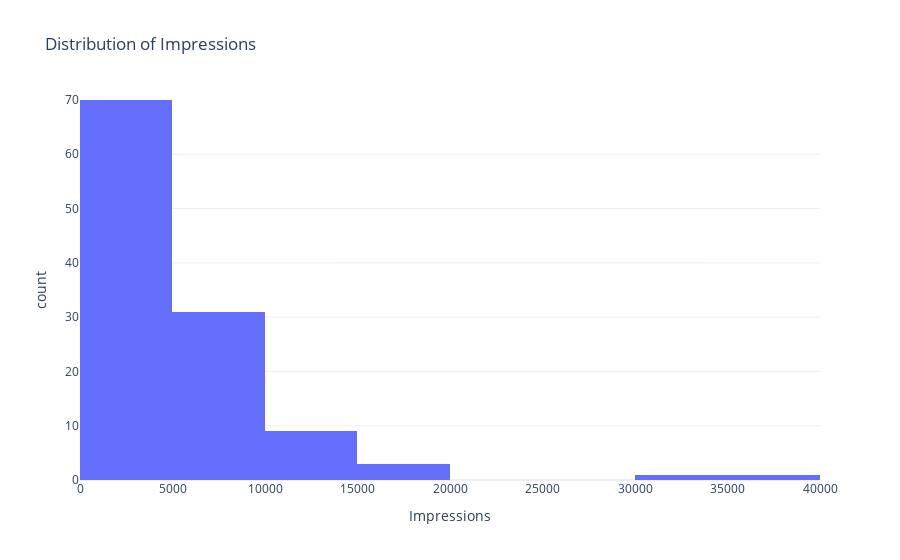

Notebook code for this chart:
### Code cell
import pandas as pd
import plotly.express as px
import plotly.graph_objects as go
import plotly.io as pio
from wordcloud import WordCloud

# Setting the default template for Plotly
pio.templates.default = "plotly_white"

# File path
file_path = r"C:\Users\Arsal Naveed\Desktop\AICP Internship\week_05\Instagram data.csv"

# Loading the dataset 
df = pd.read_csv(file_path, encoding='latin1')

# Q.1: Show column names and have a look at their info.
print("Column Names:")
print(df.columns)
print("\nInfo:")
print(df.info())

# Q.2: Show the descriptive statistics of the data.
print("\nDescriptive Statistics:")
print(df.describe())

# Q.3: Check if your data contains any missing values
missing_values = df.isnull().sum()
print("\nMissing Values:")
print(missing_values)

# Q.4: Explore the distribution of the Impressions
# Defining the bin edges
bin_edges = list(range(0, 40001, 5000))

# Creating the histogram
fig = px.histogram(df, x='Impressions', title='Distribution of Impressions', nbins=len(bin_edges), range_x=[0, 40000])

# Updating the x-axis ticks and labels
fig.update_xaxes(tickvals=bin_edges, ticktext=[str(i) for i in bin_edges])

# Updating the y-axis range
fig.update_yaxes(range=[0, 70])

# Showing the plot
fig.show()

### Figure 1 — Plotly figure (JSON) as saved in the notebook; plotly's stock layout.template omitted (floating-point values rounded to 4 significant figures)
{"data": [{"alignmentgroup": "True", "bingroup": "x", "hovertemplate": "Impressions=%{x}<br>count=%{y}<extra></extra>", "legendgroup": "", "marker": {"color": "#636efa", "pattern": {"shape": ""}}, "name": "", "nbinsx": 9, "offsetgroup": "", "orientation": "v", "showlegend": false, "type": "histogram", "x": [3920, 5394, 4021, 4528, 2518, 3884, 2621, 3541, 3749, 4115, 2218, 3234, 4344, 3216, 9453, 5055, 4002, 3169, 6168, 2407, 2064, 3973, 7281, 3052, 4628, 4082, 5394, 2766, 3924, 3015, 6666, 3854, 4355, 4343, 6108, 2523, 2327, 3990, 2191, 1941, 16062, 4998, 4289, 3880, 3786, 4298, 3630, 2826, 7407, 10386, 2998, 7018, 2941, 6432, 10667, 3988, 4978, 3388, 4467, 3246, 5072, 6339, 4239, 3454, 7571, 3333, 3818, 10933, 5058, 3601, 3480, 3525, 3606, 5542, 6559, 3623, 10493, 4446, 2957, 5538, 4681, 5273, 5055, 4002, 3169, 6168, 2407, 3630, 2826, 7407, 10386, 2998, 3052, 4628, 4082, 5394, 2766, 3924, 3015, 5409, 5323, 8001, 4150, 4609, 6348, 11068, 7231, 17396, 6814, 17713, 5563, 4842, 11149, 10206, 13700, 5731, 4139, 32695, 36919], "xaxis": "x", "yaxis": "y"}], "layout": {"barmode": "relative", "legend": {"tracegroupgap": 0}, "title": {"text": "Distribution of Impressions"}, "xaxis": {"anchor": "y", "domain": [0, 1], "range": [0, 40000], "ticktext": ["0", "5000", "10000", "15000", "20000", "25000", "30000", "35000", "40000"], "tickvals": [0, 5000, 10000, 15000, 20000, 25000, 30000, 35000, 40000], "title": {"text": "Impressions"}}, "yaxis": {"anchor": "x", "domain": [0, 1], "range": [0, 70], "title": {"text": "count"}}}}
